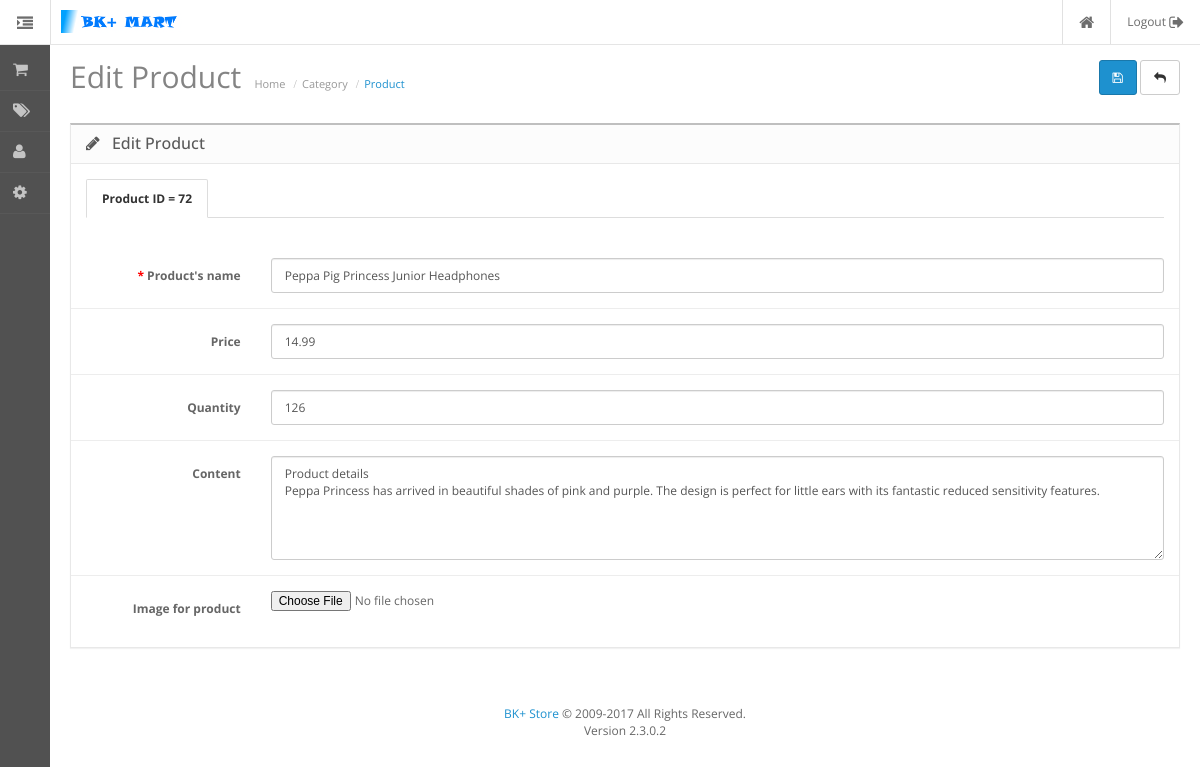
Page /admin/index.php?action=product_edit_by_id&cate_id=40&product_id=72 (signed in) on the committed database.
### tables this page shows
CREATE TABLE `product` (
  `id` int(255) NOT NULL,
  `catalog_id` int(11) NOT NULL,
  `name` varchar(100) NOT NULL,
  `price` float NOT NULL DEFAULT '0',
  `qty` int(11) NOT NULL DEFAULT '0',
  `content` text NOT NULL,
  `image_link` varchar(120) NOT NULL DEFAULT 'http://localhost/sales/public/admin/image_upload/apple_cinema_30-100x100.jpg'
);

### system/admin.php (called while the page is built, shortened)
<?php
function load_header(){
    require 'widget/header.php';
}
function load_footer(){
    require 'widget/footer.php';
}
function load_widget($widget){
    require 'widget/'.$widget.'.php';
}
function load_sidebar(){
    require 'widget/sidebar.php';
}

### admin/action/product_edit_by_id.php (called while the page is built, shortened)
<?php
load_widget('content-product_edit_by_id');

### system/client.php (called while the page is built, shortened)
<?php
    function input_get($key){
        return isset($_GET[$key]) ? $_GET[$key] : FALSE;
        }
?>

### admin/db/product.php (called while the page is built, shortened)
<?php
function product_get_row($id){
    $sql = 'SELECT * FROM `product` WHERE id = '.$id.'';
    return db_select_row($sql);
}

### system/database.php (called while the page is built, shortened)
<?php
$conn = null;
function db_select_row($sql){
    global $conn;
    $result = mysqli_query($conn, $sql);
    $row = mysqli_fetch_array($result);
    return $row;
}

### admin/widget/content-product_edit_by_id.php (the view, shortened to what this page needs)
<?php
require 'db/product.php';
$id = input_get('product_id');
$product = product_get_row($id);
?>
<div id="content">
    <div class="page-header">
        <div class="container-fluid">
            <div class="pull-right">
                <button type="submit" form="form-customer" data-toggle="tooltip" title="Save" class="btn btn-primary"><i class="fa fa-save"></i></button>
                <a href="http://localhost/sales/admin/index.php?action=product_list_cate_id" data-toggle="tooltip" title="Cancel" class="btn btn-default"><i class="fa fa-reply"></i></a>
            </div>
            <h1>Edit Product</h1>
            <ul class="breadcrumb">
                <li><a href="">Home</a></li>
                <li><a href="">Category</a></li>
                <li><a href="">Product</a></li>
            </ul>
        </div>
    </div>
    <div class="container-fluid">
        <div class="panel panel-default">
            <div class="panel-heading">
                <h3 class="panel-title"><i class="fa fa-pencil"></i> Edit Product</h3>
            </div>
            <div class="panel-body">
                <form action="" method="post" enctype="multipart/form-data" id="form-category" class="form-horizontal">
                    <ul class="nav nav-tabs">
                        <li class="active"><a href="#tab-general" data-toggle="tab">Product ID = <?php echo $product['id'];?></a></li>
                    </ul>
                    <div class="tab-content">
                        <div class="tab-pane active" id="tab-general">
                            <div class="tab-content">
                                <div class="form-group required">
                                    <label class="col-sm-2 control-label" for="input-name1">Product's name</label>
                                    <div class="col-sm-10">
                                        <input type="text" name="name" value="<?php echo $product['name'];?>" placeholder="Input name of the product" id="name" class="form-control" />
                                    </div>
                                </div>
                                <div class="form-group">
                                    <label class="col-sm-2 control-label" for="input-meta-description1">Price</label>
                                    <div class="col-sm-10">
                                        <input name="price" value="<?php echo $product['price'];?>" type="price" rows="5" placeholder="Input price" id="input-meta-description1" class="form-control"/>
                                    </div>
                                </div>
                                 <div class="form-group">
                                    <label class="col-sm-2 control-label" for="input-meta-description1">Quantity</label>
                                    <div class="col-sm-10">
                                        <input type="number" value="<?php echo $product['qty'];?>" name="qty" rows="5" placeholder="Input quantity" id="input-meta-description1" class="form-control"/>
                                    </div>
                                </div>
                                <div class="form-group">
                                    <label class="col-sm-2 control-label" for="input-meta-description1">Content</label>
                                    <div class="col-sm-10">
                                        <textarea name="content" rows="5" placeholder="Enter product's content" id="input-meta-description1" class="form-control" ><?php echo $product['content'];?></textarea>
                                    </div>
                                </div>
                                <div class="form-group">
                                    <label class="col-sm-2 control-label" for="input-meta-description1">Image for product</label>
                                    <div class="col-sm-10">
                                        <input type="file"  id="image" name="image">
                                    </div>
                                </div>
                            </div>
                        </div>
                    </div>
                </form>
            </div>
         </div>
    </div>
    <link href="view/javascript/summernote/summernote.css" rel="stylesheet" />
</div>

### public/admin/stylesheet/stylesheet.css (style rules this page uses)
html, body { height: 100%; margin: 0; padding: 0; font-family: 'Open Sans', sans-serif; font-size: 12px; color: #666666; text-rendering: optimizeLegibility; }
h1, h2, h3, h4, h5, h6, p { margin-top: 0; }
.page-header { vertical-align: middle; margin: 15px 0; padding: 0; border-bottom: none; }
.page-header h1 { font-family: 'Open Sans', sans-serif; font-weight: 400; font-size: 30px; color: #848484; display: inline-block; margin-bottom: 15px; }
.breadcrumb { display: inline-block; background: none; margin: 0; padding: 0 10px; }
.breadcrumb li a { color: #999999; font-size: 11px; padding: 0px; margin: 0px; }
.breadcrumb li:last-child a { color: #1e91cf; }
.breadcrumb li + li:before { content: "/"; font-family: FontAwesome; color: #BBBBBB; padding: 0 5px; }
.container-fluid { padding-left: 20px; padding-right: 20px; }
#content { padding-bottom: 40px; transition: all 0.3s; }
#column-left + #content { margin-left: 50px; }
.nav-tabs > li > a { color: #666; border-radius: 2px 2px 0 0; }
.nav-tabs { margin-bottom: 25px; }
.nav-tabs > li.active > a, .nav-tabs > li.active > a:hover, .nav-tabs > li.active > a:focus { font-weight: bold; color: #333; }
div.required .control-label:not(span):before, td.required:before { content: '* '; color: #F00; font-weight: bold; }
.form-group { padding-top: 15px; padding-bottom: 15px; margin-bottom: 0; }
.form-group + .form-group { border-top: 1px solid #ededed; }
.panel { border-radius: 0px; }
.panel .panel-heading { position: relative; }
.panel-heading h3 i { margin-right: 8px; -webkit-tap-highlight-color: rgba(0,0,0,0); }
.panel-heading i { font-size: 16px; font-weight: 500; }
.panel-heading h3 { font-size: 16px; font-weight: 500; display: inline-block; }
.panel-default { border: 1px solid #e8e8e8; border-top: 2px solid #bfbfbf; }
.panel-default .panel-heading { color: #595959; border-color: #e8e8e8; background: #fcfcfc; }

### rows in the picture
product: id "72", name "Peppa Pig Princess Junior Headphones", price "14.99", qty "126", content "Product details Peppa Princess has arrived in beautiful shades of pink and purple. The design is perfect for little ears with its fantastic reduced sensitivity features."
